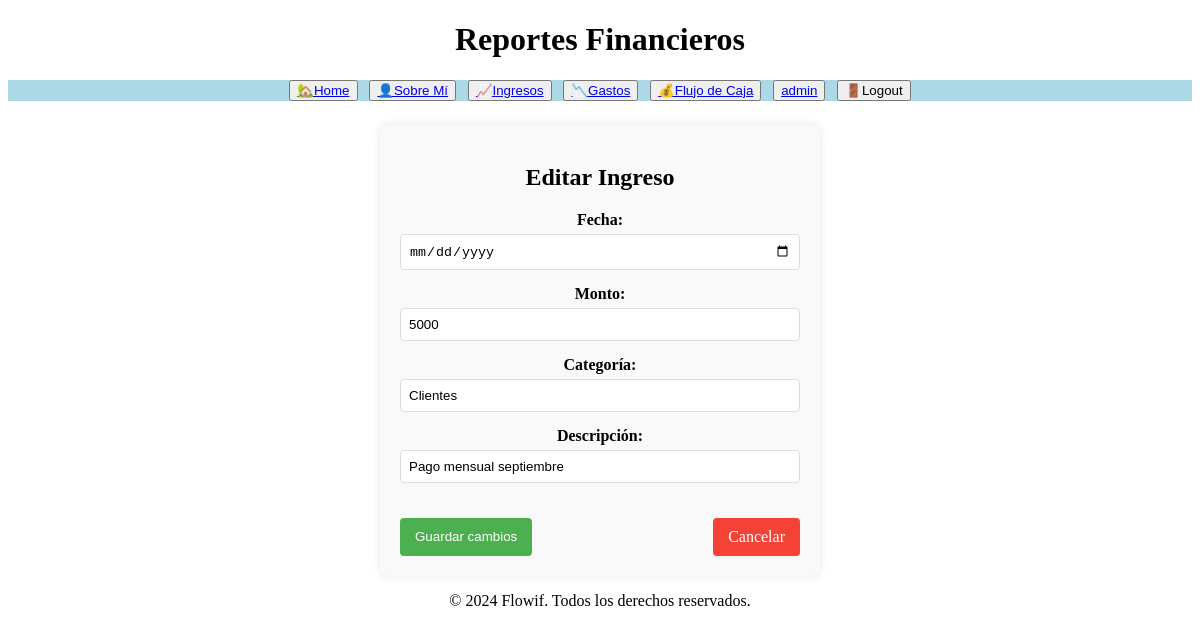
Page /ingresos/editar/6/ (signed in) on the committed database.
### reportes/models.py (models this page shows, shortened)
class Ingresos(models.Model):
    id = models.AutoField(primary_key=True)
    fecha = models.DateField()
    monto = models.DecimalField(max_digits=10, decimal_places=0)
    categoria = models.CharField(max_length=100)
    descripcion = models.CharField(max_length=255, blank=True, null=True)
    class Meta:
        verbose_name = "Ingreso"
        verbose_name_plural = "Ingresos"

### reportes/views.py (the view)
# urls.py: path('ingresos/editar/<int:ingreso_id>/', views.editar_ingresos, name='editar_ingresos'),
@login_required
def editar_ingresos(request, ingreso_id):
    ingreso = get_object_or_404(Ingresos, id=ingreso_id)
    if request.method == 'POST':
        form = IngresosForm(request.POST, instance=ingreso)
        if form.is_valid():
            form.save()
            return redirect('reportes:ingresos')
    else:
        form = IngresosForm(instance=ingreso)
    return render(request, 'reportes/editar_ingresos.html', {'form': form, 'ingreso': ingreso})

### reportes/forms.py
class IngresosForm(forms.ModelForm):
    class Meta:
        model = Ingresos
        fields = ['fecha', 'monto', 'categoria', 'descripcion']
        widgets = {'fecha': forms.DateInput(attrs={'type': 'date'})}

### reportes/templates/reportes/editar_ingresos.html (shortened to what this page needs)
{% extends 'reportes/base.html' %}
{% block main %}
<div class="edit-form-container">
    <h2>Editar Ingreso</h2>
    <form method="post" class="edit-form">
        <div class="form-group">
            <label for="{{ form.fecha.id_for_label }}">Fecha:</label>
            {{ form.fecha }}
        </div>
        <div class="form-group">
            <label for="{{ form.monto.id_for_label }}">Monto:</label>
            {{ form.monto }}
        </div>
        <div class="form-group">
            <label for="{{ form.categoria.id_for_label }}">Categoría:</label>
            {{ form.categoria }}
        </div>
        <div class="form-group">
            <label for="{{ form.descripcion.id_for_label }}">Descripción:</label>
            {{ form.descripcion }}
        </div>
        <div class="form-actions">
            <button type="submit" class="btn-guardar">Guardar cambios</button>
            <a href="{% url 'reportes:ingresos' %}" class="btn-cancelar">Cancelar</a>
        </div>
    </form>
</div>
{% endblock %}

### reportes/templates/reportes/navbar.html (shortened to what this page needs)
<div
  style="
    margin-bottom: 2%;
    display: flex;
    justify-content: center;
    gap: 1%;
    background-color: lightblue;
  "
>
    <button>
        <a href="{% url 'reportes:index' %}">🏡Home</a>
    </button>
    <button>
        <a href="{% url 'reportes:about' %}">👤Sobre Mí</a>
    </button>
    {% if user.is_authenticated %}
        <button>
            <a href="{% url 'reportes:ingresos' %}">📈Ingresos</a>
        </button>
        <button>
            <a href="{% url 'reportes:gastos' %}">📉Gastos</a>
        </button>
        <button>
            <a href="{% url 'reportes:flujodecaja' %}">💰Flujo de Caja</a>
        </button>
        <button>
            <a href="#">{{ user.username }}</a>
        </button>
        <form method="post" action="{% url 'logout' %}" style="display: inline;">
            <button type="submit" onclick="return confirm('¿Estás seguro de que quieres cerrar sesión?');">🚪Logout</button>
        </form>
    {% else %}
        <button>
            <a href="{% url 'login' %}">Login🌐</a>
        </button>
    {% endif %}
</div>

### reportes/templates/reportes/editar_ingresos.html (style rules this page uses)
.edit-form-container { max-width: 400px; margin: 0 auto; padding: 20px; background-color: #f9f9f9; border-radius: 8px; box-shadow: 0 0 10px rgba(0,0,0,0.1); }
.edit-form { display: flex; flex-direction: column; }
.form-group { margin-bottom: 15px; }
.form-group label { display: block; margin-bottom: 5px; font-weight: bold; }
.form-group input, .form-group select { width: 100%; padding: 8px; border: 1px solid #ddd; border-radius: 4px; box-sizing: border-box; }
.form-actions { display: flex; justify-content: space-between; margin-top: 20px; }
.btn-guardar, .btn-cancelar { padding: 10px 15px; border: none; border-radius: 4px; cursor: pointer; text-decoration: none; text-align: center; }
.btn-guardar { background-color: #4CAF50; color: white; }
.btn-cancelar { background-color: #f44336; color: white; }

### rows in the picture
Ingresos: monto "5000", categoria "Clientes", descripcion "Pago mensual septiembre"

### other values in the picture
{{ user.username }} "admin"
